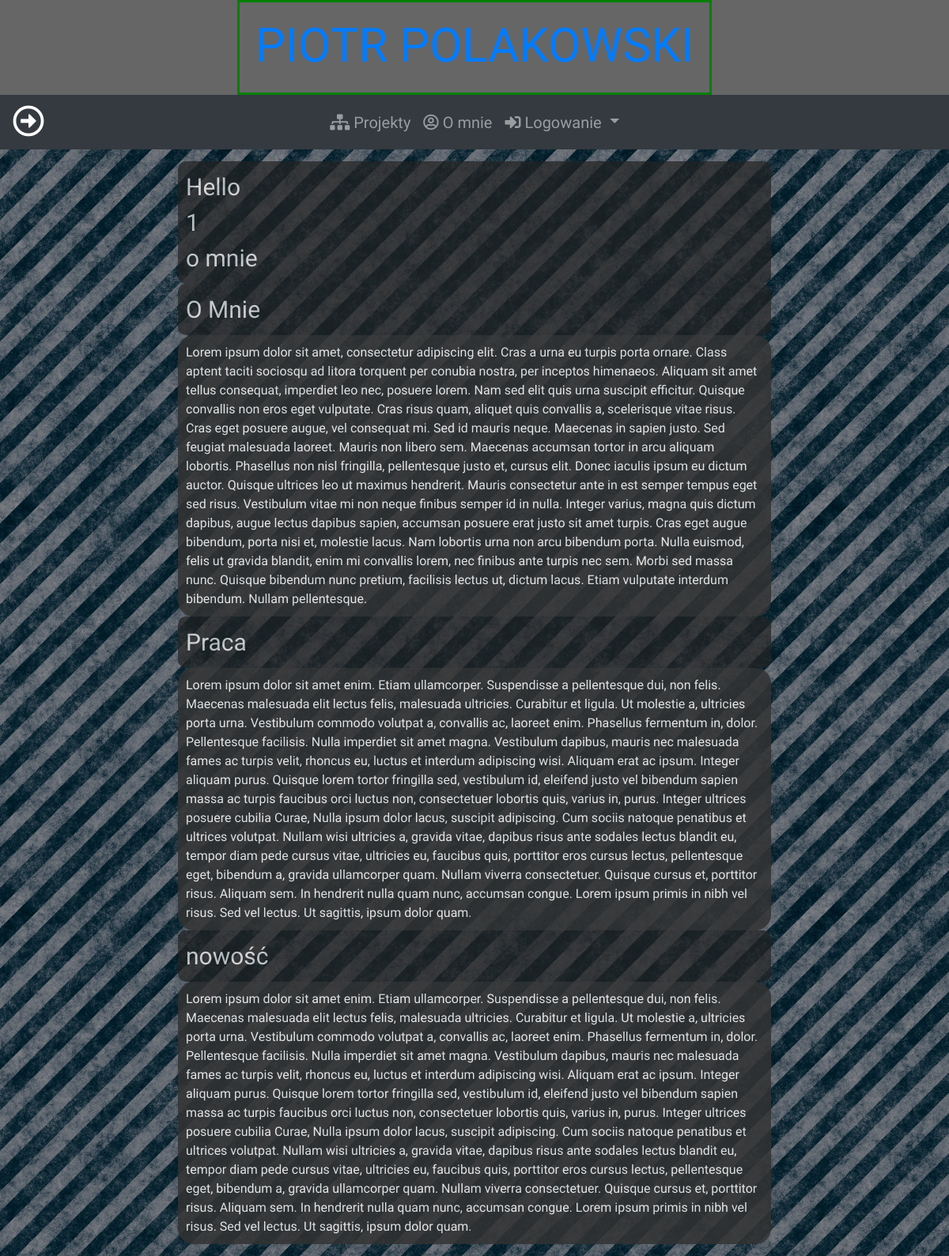
The app's page /omnie/ with its own data.
### strona_domowa/models.py (models this page shows, shortened)
class Projekt(models.Model):
    Tytul = models.CharField(max_length=100)
    podtytul = models.CharField(max_length=100)
    def __str__(self):
        return self.Tytul

class Okno(models.Model):
    projekt = models.ForeignKey(Projekt, on_delete=models.CASCADE)
    naglowek = models.CharField(max_length=200)
    zawartosc = models.TextField()

### strona_domowa/views.py (the view, shortened to what this page needs)
# urls.py: path('omnie/', views.OMnieView.as_view(), name='o_mnie'),
class OMnieView(View):
    model = Projekt
    template_name = 'strona_domowa/omnie.html'
    context_object_name = "projekt"
    def get(self, request):
        return render(request, self.template_name, {'projekt':get_object_or_404(Projekt, pk=1)})

### strona_domowa/templates/strona_domowa/omnie.html (shortened to what this page needs)
{% extends 'strona_domowa/base.html' %}
{% block body %}
<div class="tytul_okno">Hello {{user.username}}
    <div>
        {{projekt.pk}}
    </div>
    <div>
        {{projekt}}
    </div>
</div>
<div>
        {% for okno in projekt.okno_set.all %}
        <div class="tytul_okno">
            {{okno.naglowek}}
        </div>
        <div class='okno'>
            {{okno.zawartosc}}
        </div>
        {% endfor %}
</div>
{% endblock %}

### strona_domowa/static/strona_domowa/style.css (style rules this page uses)
body { background-image: url('background.jpg'); background-position: right top; background-attachment: fixed; }
.okno { font-family: 'Ubuntu', sans-serif; background-color: #333333; opacity: 0.85; color: #FFFFFF; padding: 10px; border-radius: 20px }
.tytul_okno { font-family: 'Oswald', sans-serif; background-color: #232323; font-size: 30px; opacity: 0.7; color: #FFFFFF; padding: 10px; border-radius: 10px }

### records on screen
Projekt: pk "1", Tytul "o mnie"
Okno: naglowek "O Mnie", zawartosc "Lorem ipsum dolor sit amet, consectetur adipiscing elit. Cras a urna eu turpis porta ornare. Class aptent taciti sociosqu ad litora torquent per conubia nostra, per inceptos himenaeos. Aliquam sit amet tellus consequat, imperdiet leo nec, posuere lorem. Nam sed elit quis urna suscipit efficitur. Quisque convallis non eros eget vulputate. Cras risus quam, aliquet quis convallis a, scelerisque vitae risus. Cras eget posuere augue, vel consequat mi. Sed id mauris neque. Maecenas in sapien justo. Sed feugiat malesuada laoreet. Mauris non libero sem. Maecenas accumsan tortor in arcu aliquam lobortis. Phasellus non nisl fringilla, pellentesque justo et, cursus elit. Donec iaculis ipsum eu dictum…"
Okno: naglowek "Praca", zawartosc "Lorem ipsum dolor sit amet enim. Etiam ullamcorper. Suspendisse a pellentesque dui, non felis. Maecenas malesuada elit lectus felis, malesuada ultricies. Curabitur et ligula. Ut molestie a, ultricies porta urna. Vestibulum commodo volutpat a, convallis ac, laoreet enim. Phasellus fermentum in, dolor. Pellentesque facilisis. Nulla imperdiet sit amet magna. Vestibulum dapibus, mauris nec malesuada fames ac turpis velit, rhoncus eu, luctus et interdum adipiscing wisi. Aliquam erat ac ipsum. Integer aliquam purus. Quisque lorem tortor fringilla sed, vestibulum id, eleifend justo vel bibendum sapien massa ac turpis faucibus orci luctus non, consectetuer lobortis quis, varius in, purus. Integer…"
Okno: naglowek "nowość", zawartosc "Lorem ipsum dolor sit amet enim. Etiam ullamcorper. Suspendisse a pellentesque dui, non felis. Maecenas malesuada elit lectus felis, malesuada ultricies. Curabitur et ligula. Ut molestie a, ultricies porta urna. Vestibulum commodo volutpat a, convallis ac, laoreet enim. Phasellus fermentum in, dolor. Pellentesque facilisis. Nulla imperdiet sit amet magna. Vestibulum dapibus, mauris nec malesuada fames ac turpis velit, rhoncus eu, luctus et interdum adipiscing wisi. Aliquam erat ac ipsum. Integer aliquam purus. Quisque lorem tortor fringilla sed, vestibulum id, eleifend justo vel bibendum sapien massa ac turpis faucibus orci luctus non, consectetuer lobortis quis, varius in, purus. Integer…"
